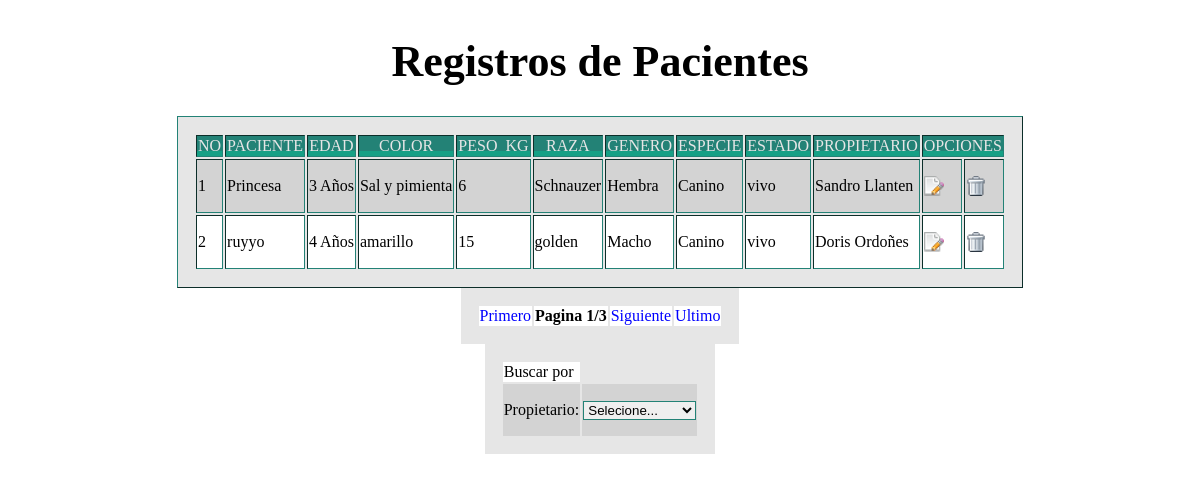
/Proyecto/veterinaria/consulta/pag_paciente/index.php, run on the app's committed database.
### tables this page shows
CREATE TABLE `mascota` (
  `id_mascota` int(50) NOT NULL,
  `nombre` varchar(20) NOT NULL,
  `fecha_nacimiento` date NOT NULL,
  `color` varchar(20) NOT NULL,
  `peso_kg` int(20) NOT NULL,
  `raza` varchar(20) NOT NULL,
  `id_genero` int(5) NOT NULL,
  `id_especie` int(5) NOT NULL,
  `id_estado` int(5) NOT NULL,
  `id_propietario` int(5) NOT NULL,
  `fecha_actu` date NOT NULL
);

CREATE TABLE `genero` (
  `id_genero` int(5) NOT NULL,
  `genero` varchar(20) NOT NULL
);

CREATE TABLE `especie` (
  `id_especie` int(5) NOT NULL,
  `especie` varchar(20) NOT NULL
);

CREATE TABLE `estado` (
  `id_estado` int(5) NOT NULL,
  `estado` varchar(20) NOT NULL
);

CREATE TABLE `propietario` (
  `id_propietario` int(5) NOT NULL,
  `p_nombre` varchar(20) NOT NULL,
  `s_nombre` varchar(20) NOT NULL,
  `p_apellido` varchar(20) NOT NULL,
  `s_apellido` varchar(20) NOT NULL,
  `id_tipo_docu` int(5) NOT NULL,
  `numero_tipo` int(10) NOT NULL,
  `clave` varchar(50) NOT NULL,
  `celular` varchar(14) NOT NULL,
  `direccion` varchar(40) NOT NULL,
  `email` varchar(50) NOT NULL,
  `id_roll` int(5) NOT NULL,
  `id_est_propi` int(5) NOT NULL,
  `online` int(2) NOT NULL,
  `codigo` int(5) NOT NULL
);

### Proyecto/veterinaria/consulta/pag_paciente/paginador.php (the view, shortened to what this page needs)
<center>
<?php
$con= Conectarse();
$tiempo="";
$RegistrosAMostrar=2;
if(isset($_GET['pag'])){
	$RegistrosAEmpezar=($_GET['pag']-1)*$RegistrosAMostrar;
	$PagAct=$_GET['pag'];
}else{
	$RegistrosAEmpezar=0;
	$PagAct=1;
}
$Resultado=mysql_query("SELECT mascota.id_mascota, mascota.nombre, DATEDIFF(fecha_actu,fecha_nacimiento), mascota.color, mascota.peso_kg, mascota.raza,
genero.genero, especie.especie, estado.estado, propietario.p_nombre, propietario.p_apellido FROM mascota,propietario,genero,especie,estado
WHERE mascota.id_genero=genero.id_genero AND mascota.id_especie=especie.id_especie AND mascota.id_estado=estado.id_estado
AND mascota.id_propietario=propietario.id_propietario LIMIT $RegistrosAEmpezar, $RegistrosAMostrar",$con);$cant=1;
echo "<table border='1'>";
echo "<tr>";
	echo "<th>No</th>";
	echo "<th>PACIENTE</th>";
	echo "<th>EDAD</th>";
	echo "<th>COLOR</th>";
	echo "<th>PESO_KG</th>";
	echo "<th>RAZA</th>";
	echo "<th>GENERO</th>";
	echo "<th>ESPECIE</th>";
	echo "<th>ESTADO</th>";
	echo "<th>PROPIETARIO</th>";
	echo "<th colspan='2'>OPCIONES</th>";
	echo "</tr>";
while($MostrarMostrarFila=mysql_fetch_array($Resultado)){
		if($MostrarMostrarFila[2]<32)
				   {
					  $tiempo= " Dias";
				   }
				else
				{
					if($MostrarMostrarFila[2]>365)
					  {
						  $tiempo= " A&ntildeos";
						  $MostrarMostrarFila[2] = floor( $MostrarMostrarFila[2]/ 366 );
					  }
				  else
				  {
							if(($MostrarMostrarFila[2]>31) && ($MostrarMostrarFila[2]<367))
							  {
								  $MostrarMostrarFila[2] = floor( $MostrarMostrarFila[2]/ 31 );
								  $tiempo= " Mes";
							  }
				  }
				}
	echo "<tr>";
	echo "<td>";
	echo "<p class='compañia' value='".$MostrarMostrarFila['0']."' name='numero_especie'>".$cant++."</p>";
	echo "</td>";
	echo "<td>";
	echo "<p class='compañia' value='".$MostrarMostrarFila['1']."' name='nombre_especie'>".$MostrarMostrarFila['1']."</p>";
	echo "</td>";
	echo "<td>";
	echo "<p class='compañia' value='".$MostrarMostrarFila['1']."' name='fecha'>".$MostrarMostrarFila['2'].$tiempo."</p>";
	echo "</td>";
	echo "<td>";
	echo "<p class='compañia' value='".$MostrarMostrarFila['1']."' name='color'>".$MostrarMostrarFila['3']."</p>";
	echo "</td>";
	echo "<td>";
	echo "<p class='compañia' value='".$MostrarMostrarFila['1']."' name='peso'>".$MostrarMostrarFila['4']."</p>";
	echo "</td>";
	echo "<td>";
	echo "<p class='compañia' value='".$MostrarMostrarFila['1']."' name='raza'>".$MostrarMostrarFila['5']."</p>";
	echo "</td>";
	echo "<td>";
	echo "<p class='compañia' value='".$MostrarMostrarFila['1']."' name='genero'>".$MostrarMostrarFila['6']."</p>";
	echo "</td>";
	echo "<td>";
	echo "<p class='compañia' value='".$MostrarMostrarFila['1']."' name='especie'>".$MostrarMostrarFila['7']."</p>";
	echo "</td>";
	echo "<td>";
	echo "<p class='compañia' value='".$MostrarMostrarFila['1']."' name='estado'>".$MostrarMostrarFila['8']."</p>";
	echo "</td>";
	echo "<td>";
	echo "<p class='compañia' value='".$MostrarMostrarFila['1']."' name='propietario'>".$MostrarMostrarFila['9']." ".$MostrarMostrarFila['10']."</p>";
	echo "</td>";
	echo "<td>";
    echo "<a href='../../actualizar/act_mascota.php?id_reg=$MostrarMostrarFila[0]' target='proceso'><img src='../../img/edit.png' width='20' height='20'/></a>";
	echo "</td>";
	echo "<td>";
	echo "<a href='../../del/del_mascota.php?id_reg=$MostrarMostrarFila[0]' target='proceso' onclick='return confirmar();'><img src='../../img/del.gif' width='20' height='20' /></a>";
	echo "</td>";
	echo "</tr>";
   }
$NroRegistros=mysql_num_rows(mysql_query("SELECT mascota.id_mascota, mascota.nombre, DATEDIFF(fecha_actu,fecha_nacimiento), mascota.color, mascota.peso_kg, mascota.raza,
genero.genero, especie.especie, estado.estado, propietario.p_nombre, propietario.p_apellido FROM mascota,propietario,genero,especie,estado
WHERE mascota.id_genero=genero.id_genero AND mascota.id_especie=especie.id_especie AND mascota.id_estado=estado.id_estado
AND mascota.id_propietario=propietario.id_propietario",$con));
$PagSig=$PagAct+1;
$PagUlt=$NroRegistros/$RegistrosAMostrar;
$Res=$NroRegistros%$RegistrosAMostrar;
if($Res>0) $PagUlt=floor($PagUlt)+1;
echo "<table>";
echo "<tr>";
echo "<td><a  onclick=\"Pagina('1')\">Primero</a></td>";
echo "<td><strong>Pagina ".$PagAct."/".$PagUlt."</strong></td>";
if($PagAct<$PagUlt)  echo "<td><a onclick=\"Pagina('$PagSig')\">Siguiente</a></td>";
echo "<td><a  onclick=\"Pagina('$PagUlt')\">Ultimo</a></td>";
echo "</tr>";
echo "</table>";
?>
 <form action=""  target="" method="POST" name="pro">
  <table><tr><td>Buscar por</td></tr>
  <td><p class="compañia">Propietario:</p> </td><td><select name="pro"  onchange="document.pro.submit();">
	<option name="0" id="0" value="null">Selecione...</option>
	</td></select>
	</form>
  </table>
  </center>

### Proyecto/veterinaria/consulta/pag_paciente/index.php (style rules this page uses)
tr:nth-child(even) { background-color: lightgray; }
tr:nth-child(odd) { background-color: white; }
*, *:before, *:after { -moz-box-sizing: border-box; -webkit-box-sizing: border-box; box-sizing: border-box; }
html, body { margin: 0; padding: 0; width: 100%; height: 100%; }
body { padding: 5em 1em; background-repeat: no-repeat; background-size: cover; background-position: center; }
table { background-color: #E6E6E6; padding: 1em; }
table, table * { border-color: #238276 !important; }
table th { text-transform: uppercase; font-weight: 300; text-align: center; color: #E6E6E6; background-color: #238276; position: relative; }
table th:after { content: ""; display: block; height: 5px; right: 0; left: 0; bottom: 0; background-color: #16a085; position: absolute; }
a:link { color: blue; text-decoration:none; }
a { color: blue; }

### data on the page
mascota: nombre "Princesa", 2 "3", tiempo "Años", color "Sal y pimienta", peso_kg "6", raza "Schnauzer", id_genero.genero "Hembra", id_especie.especie "Canino", id_estado.estado "vivo", id_propietario.p_nombre "Sandro", id_propietario.p_apellido "Llanten"
mascota: $MostrarMostrarFila['0'] 19 (drawn), nombre "ruyyo", 2 "4", tiempo "Años", color "amarillo", peso_kg "15", raza "golden", id_genero.genero "Macho", id_especie.especie "Canino", id_estado.estado "vivo", id_propietario.p_nombre "Doris", id_propietario.p_apellido "Ordoñes"

### other printed values
$titulo "Registros de Pacientes"
$PagAct "1"
$PagUlt "3"
